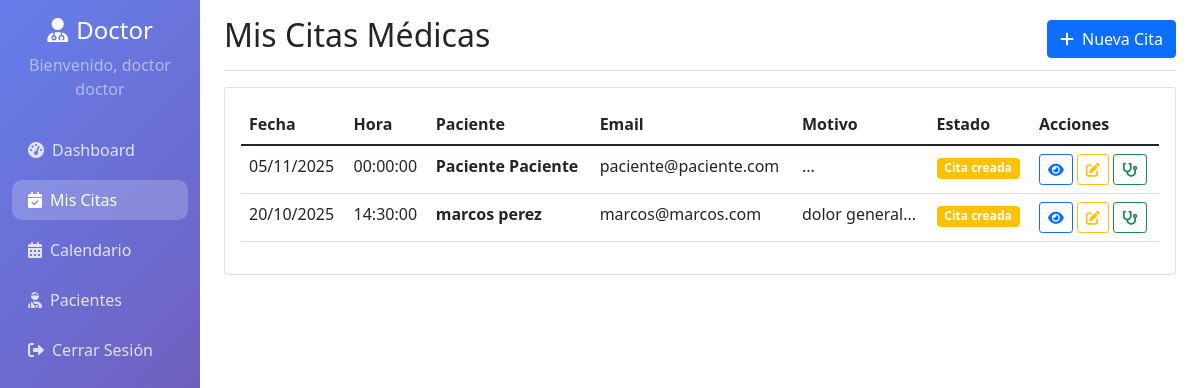
Screenshot of /doctor/citas.php (signed in) with the database file from the repository.
### tables this page shows
CREATE TABLE `citas` (
  `id` int(11) NOT NULL,
  `paciente_id` int(11) NOT NULL,
  `doctor_id` int(11) NOT NULL,
  `fecha_cita` date NOT NULL,
  `hora_cita` time NOT NULL,
  `motivo` text DEFAULT NULL,
  `sintomas` text DEFAULT NULL,
  `status` enum('cita_creada','cita_realizada','no_se_presento','cita_cancelada') DEFAULT 'cita_creada',
  `observaciones_doctor` text DEFAULT NULL,
  `resultados` text DEFAULT NULL,
  `fecha_creacion` timestamp NOT NULL DEFAULT current_timestamp(),
  `fecha_actualizacion` timestamp NOT NULL DEFAULT current_timestamp() ON UPDATE current_timestamp()
);

CREATE TABLE `usuarios` (
  `id` int(11) NOT NULL,
  `nombre` varchar(100) NOT NULL,
  `apellido` varchar(100) NOT NULL,
  `email` varchar(150) DEFAULT NULL,
  `identificacion` varchar(20) DEFAULT NULL,
  `telefono` varchar(20) DEFAULT NULL,
  `password` varchar(255) NOT NULL,
  `tipo_usuario` enum('administrador','doctor','paciente') NOT NULL,
  `especialidad` varchar(100) DEFAULT NULL,
  `fecha_registro` timestamp NOT NULL DEFAULT current_timestamp(),
  `activo` tinyint(1) DEFAULT 1
);

### classes/Appointment.php (called while the page is built, shortened)
<?php
class Appointment {
    private $conn;
    private $table_name = "citas";
    public function __construct($db) {
        $this->conn = $db;
    }
    public function obtenerPorDoctor($doctor_id) {
        $query = "SELECT c.id, c.fecha_cita, c.hora_cita, c.motivo, c.sintomas, c.status,
                         c.observaciones_doctor, c.resultados, c.fecha_creacion,
                         p.nombre as paciente_nombre, p.apellido as paciente_apellido, p.email as paciente_email
                  FROM " . $this->table_name . " c
                  LEFT JOIN usuarios p ON c.paciente_id = p.id
                  WHERE c.doctor_id = :doctor_id
                  ORDER BY c.fecha_cita DESC, c.hora_cita DESC";
        $stmt = $this->conn->prepare($query);
        $stmt->bindParam(':doctor_id', $doctor_id);
        $stmt->execute();
        return $stmt;
    }
}
?>

### doctor/citas.php (the view, shortened to what this page needs)
<?php
require_once __DIR__ . '/../classes/Appointment.php';
$database = new Database();
$db = $database->getConnection();
$appointment = new Appointment($db);
$stmt = $appointment->obtenerPorDoctor($_SESSION['user_id']);
?>
<!DOCTYPE html>
<html lang="es">
<head>
    <link href="https://cdn.jsdelivr.net/npm/bootstrap@5.1.3/dist/css/bootstrap.min.css" rel="stylesheet">
    <link href="https://cdnjs.cloudflare.com/ajax/libs/font-awesome/6.0.0/css/all.min.css" rel="stylesheet">
    <link href="https://cdn.jsdelivr.net/npm/select2@4.1.0-rc.0/dist/css/select2.min.css" rel="stylesheet" />
    <link href="https://cdn.jsdelivr.net/npm/select2-bootstrap-5-theme@1.3.0/dist/select2-bootstrap-5-theme.min.css" rel="stylesheet" />
</head>
<body>
    <div class="container-fluid">
        <div class="row">
            <nav class="col-md-3 col-lg-2 d-md-block sidebar collapse">
                <div class="position-sticky pt-3">
                    <div class="text-center mb-4">
                        <h4 class="text-white"><i class="fas fa-user-md me-2"></i>Doctor</h4>
                        <p class="text-white-50">Bienvenido, <?php echo $_SESSION['user_name']; ?></p>
                    </div>
                    <ul class="nav flex-column">
                        <li class="nav-item">
                            <a class="nav-link" href="dashboard.php">
                                <i class="fas fa-tachometer-alt me-2"></i>Dashboard
                            </a>
                        </li>
                        <li class="nav-item">
                            <a class="nav-link active" href="citas.php">
                                <i class="fas fa-calendar-check me-2"></i>Mis Citas
                            </a>
                        </li>
                        <li class="nav-item">
                            <a class="nav-link" href="calendario.php">
                                <i class="fas fa-calendar-alt me-2"></i>Calendario
                            </a>
                        </li>
                        <li class="nav-item">
                            <a class="nav-link" href="mis_pacientes.php">
                                <i class="fas fa-user-injured me-2"></i>Pacientes
                            </a>
                        </li>
                        <li class="nav-item">
                            <a class="nav-link" href="../logout.php">
                                <i class="fas fa-sign-out-alt me-2"></i>Cerrar Sesión
                            </a>
                        </li>
                    </ul>
                </div>
            </nav>
            <main class="col-md-9 ms-sm-auto col-lg-10 px-md-4">
                <div class="d-flex justify-content-between flex-wrap flex-md-nowrap align-items-center pt-3 pb-2 mb-3 border-bottom">
                    <h1 class="h2">Mis Citas Médicas</h1>
                    <button class="btn btn-primary" data-bs-toggle="modal" data-bs-target="#createAppointmentModal">
                        <i class="fas fa-plus me-2"></i>Nueva Cita
                    </button>
                </div>
                <div class="card">
                    <div class="card-body">
                        <div class="table-responsive">
                            <table class="table table-hover">
                                <thead>
                                    <tr>
                                        <th>Fecha</th>
                                        <th>Hora</th>
                                        <th>Paciente</th>
                                        <th>Email</th>
                                        <th>Motivo</th>
                                        <th>Estado</th>
                                        <th>Acciones</th>
                                    </tr>
                                </thead>
                                <tbody>
                                    <?php while($row = $stmt->fetch(PDO::FETCH_ASSOC)): ?>
                                    <tr>
                                        <td><?php echo date('d/m/Y', strtotime($row['fecha_cita'])); ?></td>
                                        <td><?php echo $row['hora_cita']; ?></td>
                                        <td>
                                            <strong><?php echo $row['paciente_nombre'] . ' ' . $row['paciente_apellido']; ?></strong>
                                        </td>
                                        <td><?php echo $row['paciente_email']; ?></td>
                                        <td><?php echo substr($row['motivo'], 0, 50) . '...'; ?></td>
                                        <td>
                                            <?php
                                            $status_class = '';
                                            switch($row['status']) {
                                                case 'cita_creada': $status_class = 'bg-warning'; break;
                                            }
                                            ?>
                                            <span class="badge <?php echo $status_class; ?>">
                                                <?php echo ucfirst(str_replace('_', ' ', $row['status'])); ?>
                                            </span>
                                        </td>
                                        <td>
                                            <button class="btn btn-sm btn-outline-primary" onclick="viewAppointment(<?php echo $row['id']; ?>)">
                                                <i class="fas fa-eye"></i>
                                            </button>
                                            <button class="btn btn-sm btn-outline-warning" onclick="updateStatus(<?php echo $row['id']; ?>, '<?php echo $row['status']; ?>')">
                                                <i class="fas fa-edit"></i>
                                            </button>
                                            <button class="btn btn-sm btn-outline-success" onclick="startConsultation(<?php echo $row['id']; ?>)">
                                                <i class="fas fa-stethoscope"></i>
                                            </button>
                                        </td>
                                    </tr>
                                    <?php endwhile; ?>
                                </tbody>
                            </table>
                        </div>
                    </div>
                </div>
            </main>
        </div>
    </div>
</body>
</html>

### doctor/citas.php (style rules this page uses)
.sidebar { min-height: 100vh; background: linear-gradient(135deg, #667eea 0%, #764ba2 100%); }
.sidebar .nav-link { color: rgba(255,255,255,0.8); border-radius: 10px; margin: 5px 0; }
.sidebar .nav-link:hover, .sidebar .nav-link.active { color: white; background: rgba(255,255,255,0.2); }

### rows the page displays
citas: fecha_cita "05/11/2025", hora_cita "00:00:00", paciente.nombre "Paciente", paciente.apellido "Paciente", paciente.email "paciente@paciente.com", status "Cita creada"
citas: fecha_cita "20/10/2025", hora_cita "14:30:00", paciente.nombre "marcos", paciente.apellido "perez", paciente.email "marcos@marcos.com", motivo "dolor general", status "Cita creada"

### other values shown
$_SESSION['user_name'] "doctor doctor"
